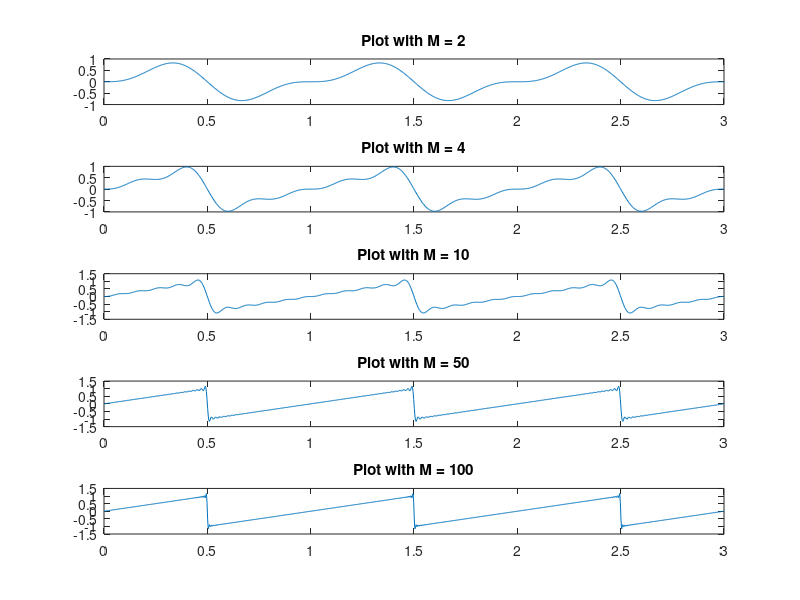

Write MATLAB code to recreate this figure.
% Folha 1 - Ex 9
figure('Name','Tp 1 - Ex 9','NumberTitle','off');
t = linspace( 0, 3, 1000);
m = [2 4 10 50 100];
s = zeros( 1, length(t));
for i = 1:length(m)
    subplot( length(m), 1, i);
    for k = 1:m(i)
        sinal = @(t,k) 2*(-1)^(k+1)/(pi*k)*sin(2*pi*k*t);
        s = s + sinal( t, k);
    end
    plot(t,s);
    str = sprintf('Plot with M = %d',m(i));
    title(str);
    s = zeros( 1, length(t));
end

% Quando M->inf o sinal vai se aproximar a uma onda triangular
